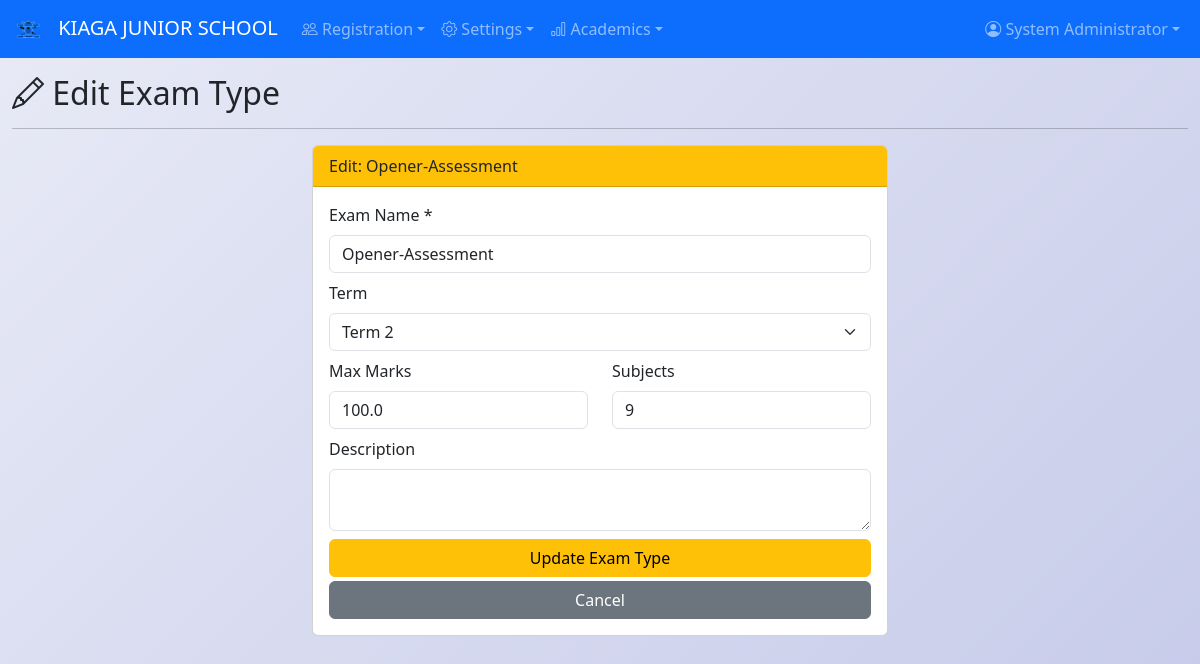
The app's page /exams/edit/1 (signed in) with its own data.
### app.py (models this page shows, shortened)
class SchoolSettings(db.Model):
    id = db.Column(db.Integer, primary_key=True)
    school_name = db.Column(db.String(200), nullable=False, default='My School')
    school_address = db.Column(db.Text, nullable=True)
    school_phone = db.Column(db.String(50), nullable=True)
    school_email = db.Column(db.String(120), nullable=True)
    school_motto = db.Column(db.String(200), nullable=True)
    principal_name = db.Column(db.String(100), nullable=True)
    principal_title = db.Column(db.String(100), nullable=True, default='Principal')
    city = db.Column(db.String(100), nullable=True)
    logo_url = db.Column(db.String(500), nullable=True)
    po_box = db.Column(db.String(100), nullable=True)
    term_begins = db.Column(db.String(20), nullable=True)
    closing_date = db.Column(db.String(20), nullable=True)

class User(UserMixin, db.Model):
    id = db.Column(db.Integer, primary_key=True)
    username = db.Column(db.String(80), unique=True, nullable=False)
    email = db.Column(db.String(120), unique=True, nullable=True)
    password_hash = db.Column(db.String(200), nullable=False)
    role = db.Column(db.String(20), nullable=False, default='Teacher')
    full_name = db.Column(db.String(100), nullable=False)
    created_at = db.Column(db.DateTime, default=datetime.utcnow)

class ExamType(db.Model):
    id = db.Column(db.Integer, primary_key=True)
    name = db.Column(db.String(100), unique=True, nullable=False)
    term = db.Column(db.String(20), nullable=True)
    max_marks = db.Column(db.Float, nullable=False, default=100)
    subject_count = db.Column(db.Integer, nullable=False, default=5)
    description = db.Column(db.String(200), nullable=True)
    created_at = db.Column(db.DateTime, default=datetime.utcnow)
    marks = db.relationship('Mark', backref='exam_type', lazy=True)

### app.py (the view, shortened to what this page needs)
@app.route('/exams/edit/<int:id>', methods=['GET', 'POST'])
@admin_required
def edit_exam(id):
    e = ExamType.query.get_or_404(id)
    return render_template('edit_exam.html', exam=e)

### app.py (called while the page is built)
def admin_required(f):
    @wraps(f)
    @login_required
    def wrap(*args, **kwargs):
        if current_user.role != 'Admin':
            flash('Access denied. Admin only.', 'danger')
            return redirect(url_for('dashboard'))
        return f(*args, **kwargs)
    return wrap

@login_manager.user_loader
def load_user(user_id):
    return User.query.get(int(user_id))

@app.context_processor
def inject_school_settings():
    s = SchoolSettings.query.first()
    if not s:
        s = SchoolSettings(school_name='My School')
        db.session.add(s)
        db.session.commit()
    gs = GradeSetting.query.order_by(GradeSetting.min_percentage.desc()).all()
    return dict(school=s, grade_settings=gs)

### templates/edit_exam.html (shortened to what this page needs)
{% extends "base.html" %}
{% block content %}
<h2><i class="bi bi-pencil"></i> Edit Exam Type</h2>
<hr>
<div class="row">
    <div class="col-md-6 mx-auto">
        <div class="card">
            <div class="card-header bg-warning">Edit: {{ exam.name }}</div>
            <div class="card-body">
                <form method="POST">
                    <div class="mb-2">
                        <label class="form-label">Exam Name *</label>
                        <input type="text" name="name" class="form-control" value="{{ exam.name }}" required>
                    </div>
                    <div class="mb-2">
                        <label class="form-label">Term</label>
                        <select name="term" class="form-select">
                            <option value="Term 2" {% if exam.term == 'Term 2' %}selected{% endif %}>Term 2</option>
                        </select>
                    </div>
                    <div class="row mb-2">
                        <div class="col">
                            <label class="form-label">Max Marks</label>
                            <input type="number" name="max_marks" class="form-control" value="{{ exam.max_marks }}" step="0.5">
                        </div>
                        <div class="col">
                            <label class="form-label">Subjects</label>
                            <input type="number" name="subject_count" class="form-control" value="{{ exam.subject_count }}">
                        </div>
                    </div>
                    <div class="mb-2">
                        <label class="form-label">Description</label>
                        <textarea name="description" class="form-control" rows="2">{{ exam.description or '' }}</textarea>
                    </div>
                    <button type="submit" class="btn btn-warning w-100">Update Exam Type</button>
                    <a href="{{ url_for('exams') }}" class="btn btn-secondary w-100 mt-1">Cancel</a>
                </form>
            </div>
        </div>
    </div>
</div>
{% endblock %}

### templates/base.html (shortened to what this page needs)
<!DOCTYPE html>
<html lang="en">
<head>
    <link href="https://cdn.jsdelivr.net/npm/bootstrap@5.3.2/dist/css/bootstrap.min.css" rel="stylesheet">
    <link rel="stylesheet" href="https://cdn.jsdelivr.net/npm/bootstrap-icons@1.11.2/font/bootstrap-icons.css">
</head>
<body>
{% if current_user.is_authenticated %}
<nav class="navbar navbar-expand-lg navbar-dark bg-primary no-print">
    <div class="container-fluid">
        <a class="navbar-brand" href="{{ url_for('dashboard') }}">
            {% if school.logo_url %}<img src="{{ school.logo_url }}" alt="Logo" style="height:30px;margin-right:8px;">{% else %}<i class="bi bi-mortarboard-fill"></i>{% endif %}
            {{ school.school_name }}
        </a>
        <div class="collapse navbar-collapse" id="navbarNav">
            <ul class="navbar-nav me-auto">
                <li class="nav-item dropdown">
                    <a class="nav-link dropdown-toggle" data-bs-toggle="dropdown" href="#"><i class="bi bi-people"></i> Registration</a>
                </li>
                <li class="nav-item dropdown">
                    <a class="nav-link dropdown-toggle" data-bs-toggle="dropdown" href="#"><i class="bi bi-gear"></i> Settings</a>
                </li>
                <li class="nav-item dropdown">
                    <a class="nav-link dropdown-toggle" data-bs-toggle="dropdown" href="#"><i class="bi bi-bar-chart"></i> Academics</a>
                </li>
            </ul>
            <ul class="navbar-nav">
                <li class="nav-item dropdown">
                    <a class="nav-link dropdown-toggle" data-bs-toggle="dropdown" href="#"><i class="bi bi-person-circle"></i> {{ current_user.full_name }}</a>
                </li>
            </ul>
        </div>
    </div>
</nav>
{% endif %}
<div class="container-fluid mt-2">{% block content %}{% endblock %}</div>
</body>
</html>

### templates/base.html (style rules this page uses)
body { background: linear-gradient(135deg, #e8eaf6 0%, #c5cae9 100%); min-height: 100vh; }

### records on screen
SchoolSettings: logo_url (picture), school_name "KIAGA JUNIOR SCHOOL"
User: full_name "System Administrator"
ExamType: name "Opener-Assessment", term "Term 2", max_marks "100.0", subject_count "9"
